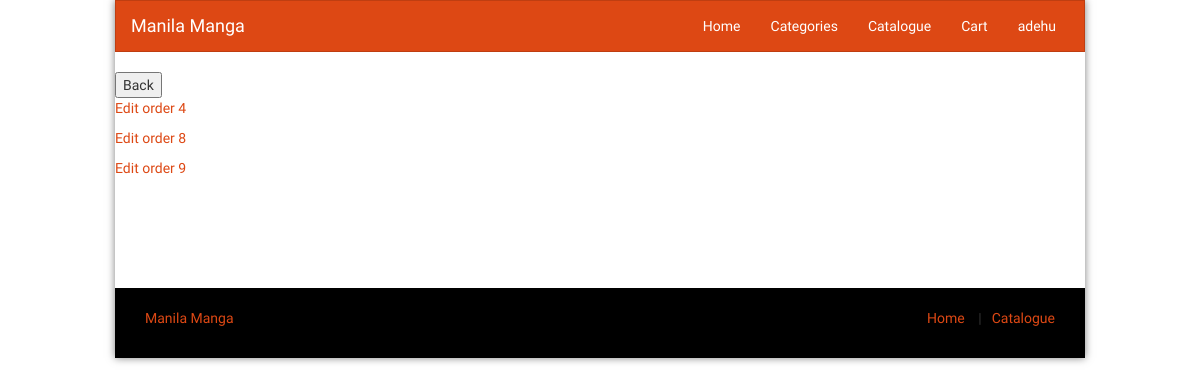
Page /mngord11.php (signed in) on the earlier database version.
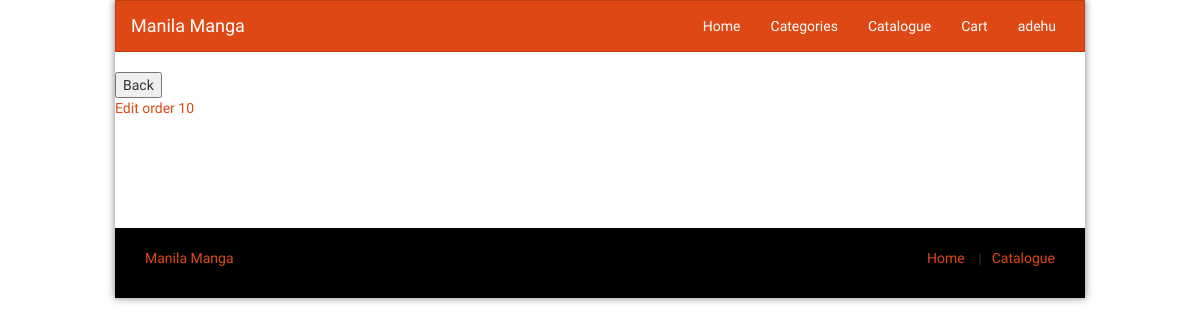
Same page on the later database version.
### tables this page shows
CREATE TABLE "orders" (
	"orderId"	INTEGER NOT NULL UNIQUE,
	"userId"	INTEGER NOT NULL,
	"dateValidated"	TEXT NOT NULL,
	"totalPrice"	INTEGER NOT NULL,
	"totalArticle"	INTEGER NOT NULL,
	"isValidated"	INTEGER,
	PRIMARY KEY("orderId" AUTOINCREMENT)
);

### mngord11.php (the view, shortened to what this page needs)
<?php session_start();
include('navbar.php');
echo '<button onclick="history.go(-1);">Back </button>';
$ordersDataQuery='SELECT * from orders';
$ordersData=$db->query($ordersDataQuery);
while ($orderData=$ordersData->fetchArray()){
    echo '<div class="admp">
        <p>
        <a href="mngord111.php?id='.$orderData['orderId'].'">Edit order '.$orderData['orderId'].'</a>
        </p>
        </div>';
}
include'footer.php';
unset($db);?>

Differences in the rows shown:
removed orders: orderId "4"
removed orders: orderId "8"
removed orders: orderId "9"
added orders: orderId "10"
